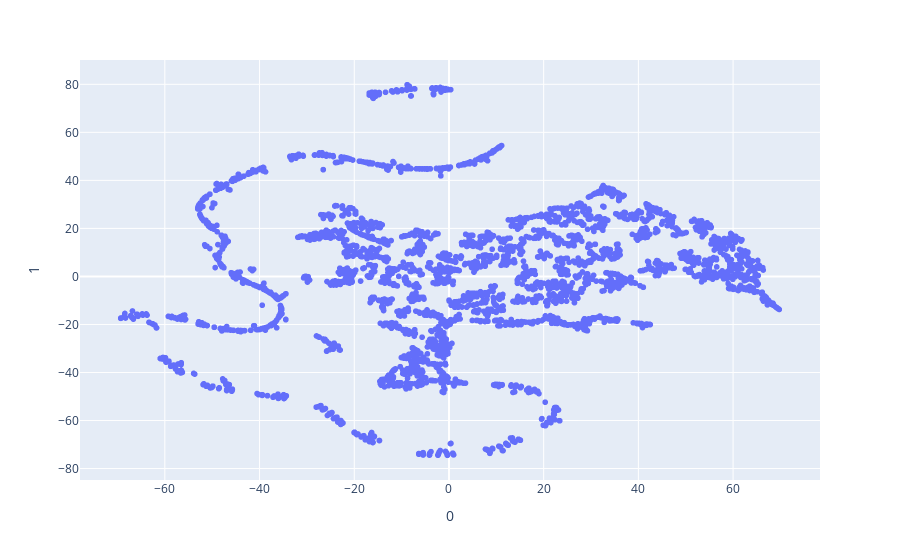

Write notebook code for a chart like this one.
### Code cell
# Primera componente versus Segunda componente
fig = px.scatter(custom_features, y=1, x=0)
fig.show()

### Figure 1 — Plotly figure (JSON) as saved in the notebook; plotly's stock layout.template omitted (floating-point values rounded to 4 significant figures; data arrays with more than 128 entries replaced by an {"elided": "..."} marker saying what was removed)
{"data": [{"hovertemplate": "0=%{x}<br>1=%{y}<extra></extra>", "legendgroup": "", "marker": {"color": "#636efa", "symbol": "circle"}, "mode": "markers", "name": "", "showlegend": false, "type": "scattergl", "x": {"elided": "4314 float values"}, "xaxis": "x", "y": {"elided": "4314 float values"}, "yaxis": "y"}], "layout": {"legend": {"tracegroupgap": 0}, "margin": {"t": 60}, "xaxis": {"anchor": "y", "domain": [0, 1], "title": {"text": "0"}}, "yaxis": {"anchor": "x", "domain": [0, 1], "title": {"text": "1"}}}}
